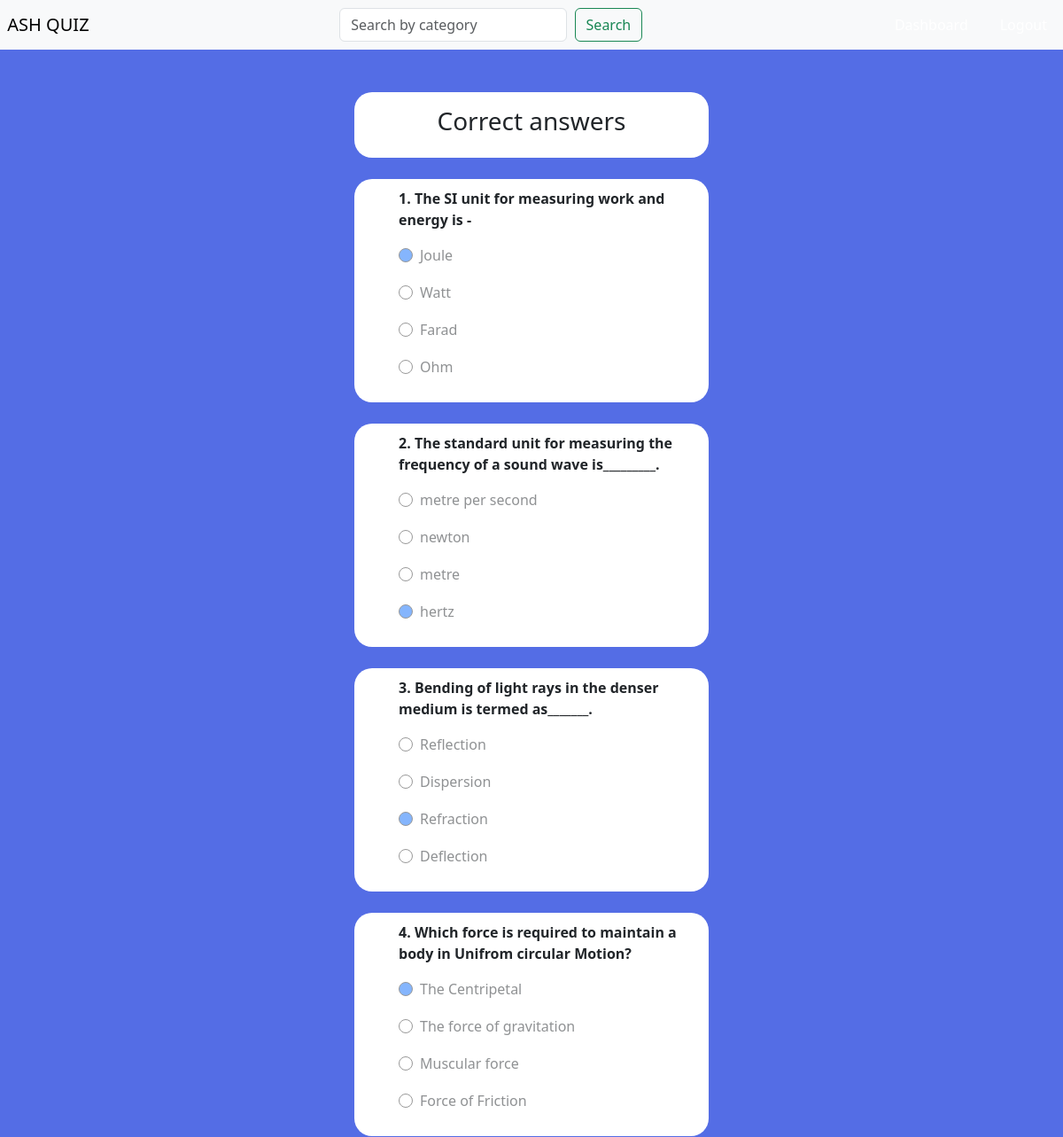
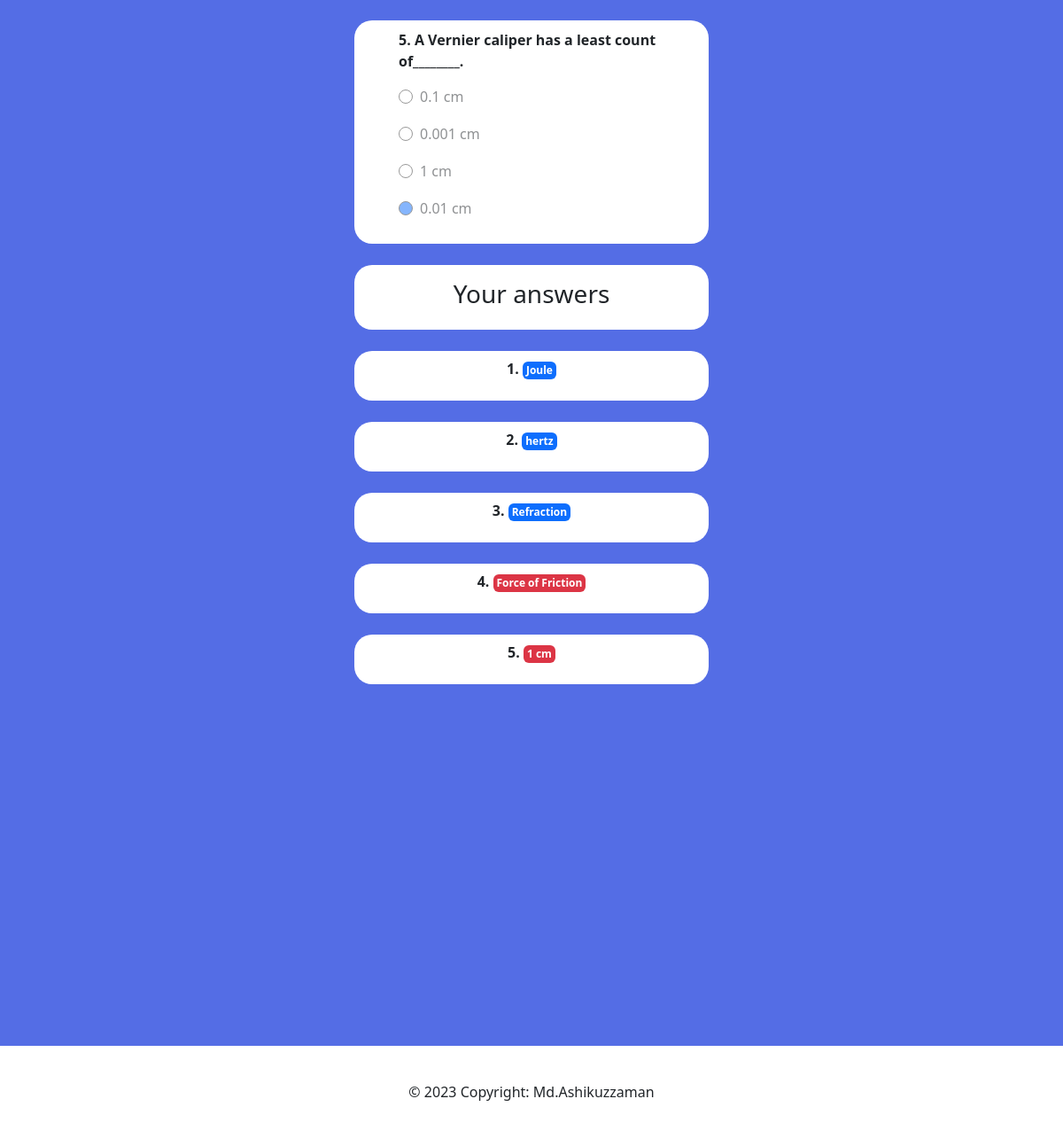
The page /result-details/physics-101-mcq-exam/ (signed in) on the database its author committed (2 pictures, top to bottom).
### base_app/models.py (models this page shows, shortened)
class CorrectAnswer(models.Model):
    option = models.ForeignKey(Option, on_delete=models.CASCADE)
    question = models.ForeignKey(Question, null=True, on_delete=models.SET_NULL)

class Question(models.Model):
    title = models.CharField(max_length=400)
    exam = models.ForeignKey(Exam, on_delete=models.CASCADE)

class Option(models.Model):
    title = models.CharField(max_length=300)
    question = models.ForeignKey(Question, null=True, on_delete=models.CASCADE)

### base_app/views.py (the view)
# urls.py: path('result-details/<exam_slug>/', views.result_details, name='result-details'),
@login_required(login_url='my-login')
def result_details(request, exam_slug):
    exam = Exam.objects.get(slug = exam_slug)
    questions = Question.objects.filter(exam__slug = exam_slug)
    correct_answers = CorrectAnswer.objects.filter(question__in = questions)
    correct_answer_option_titles = [answer.option.title for answer in correct_answers]
    options = Option.objects.all()
    if request.user.is_authenticated:
        try:
            submitted_answer = SubmittedAnswer.objects.get(exam = exam, submit_user = request.user)
            submitted_answers = submitted_answer.submitted_answers.split(', ')
            context = {'questions': questions, 'options': options, 'correct_answers': correct_answers, 'submitted_answers': submitted_answers, 'correct_answer_option_titles': correct_answer_option_titles}
        except SubmittedAnswer.DoesNotExist:
            context = {'questions': questions, 'options': options, 'correct_answers': correct_answers}
    else:
        context = {'questions': questions, 'options': options, 'correct_answers': correct_answers}
    return render(request, 'base_app/result-details.html', context = context)

### base_app/templates/base_app/result-details.html (shortened to what this page needs)
{% extends 'base_app/base.html' %}
{% block content %}
<div class="question-container">
    {% if request.user.is_authenticated%}
        <div class="bg-white shadow-md p-3 small-form-layout text-center">
            <h3>Correct answers</h3>
        </div>
        <br>
    {% endif %}
    <form action="" method="POST">
    {% for correct_answer in correct_answers %}
    <div class="question-card">
        <div class="question-body">
            <p><strong>{{forloop.counter}}. {{correct_answer.question.title}}</strong></p>
            {% for option in options %}
                {% if option.question == correct_answer.question %}
                    <div class="form-check">
                        {% if option == correct_answer.option and option.question == correct_answer.question %}
                            <input class="form-check-input bg-primary" type="radio" name="flexRadioDefault-{{option.question.id}}" id="flexRadioDefault-{{option.question.id}}" value="{{option.title}}" disabled>
                        {% else %}
                            <input class="form-check-input" type="radio" name="flexRadioDefault-{{option.question.id}}" id="flexRadioDefault-{{option.question.id}}" value="{{option.title}}" disabled>
                        {% endif %}
                    <label class="form-check-label" for="flexRadioDefault-{{option.question.id}}">
                        <p>{{option.title}}</p>
                    </label>
                    </div>
                {% endif %}
            {% endfor %}
        </div>
    </div>
    <br>
    {% endfor %}
</form>
{% if request.user.is_authenticated and submitted_answers%}
        <div class="bg-white shadow-md p-3 small-form-layout text-center">
            <h3>Your answers</h3>
        </div>
        <br>
        {% for answer in submitted_answers %}
            <div class="bg-white shadow-md p-2 small-form-layout text-center">
                {% if answer in correct_answer_option_titles %}
                    <p><strong>{{forloop.counter}}. <span class="badge bg-primary p-1">{{answer}}</span></strong></p>
                {% else %}
                    <p><strong>{{forloop.counter}}. <span class="badge bg-danger p-1">{{answer}}</span></strong></p>
                {% endif %}
            </div>
            <br>
        {% endfor %}
{% endif %}
</div>
<br> <br> <br> <br> <br> <br>
{% endblock %}

### static/css/style.css (style rules this page uses)
* { box-sizing: border-box; }
body { background-color: #546de5; background-attachment: fixed; background-position: center center; background-size: cover; }
.question-container { display: flex; flex-direction: column; align-items: center; }
.question-card { width: 400px; background-color: #fff; border-radius: 20px; padding: 10px 20px; }
.question-body { margin-left: 30px; }
.form-check-input { border: var(--bs-border-width) solid #333; }

### base_app/templates/base_app/result-details.html (style rules this page uses)
.small-form-layout { background-color: #546de5; width: 400px; border-radius: 20px; }

### rows shown on the page
CorrectAnswer: question "The SI unit for measuring work and energy is -"
Option: title "Joule"
Option: title "Watt"
Option: title "Farad"
Option: title "Ohm"
CorrectAnswer: question "The standard unit for measuring the frequency of a sound wave is_________."
Option: title "metre per second"
Option: title "newton"
Option: title "metre"
Option: title "hertz"
CorrectAnswer: question "Bending of light rays in the denser medium is termed as_______."
Option: title "Reflection"
Option: title "Dispersion"
Option: title "Refraction"
Option: title "Deflection"
CorrectAnswer: question "Which force is required to maintain a body in Unifrom circular Motion?"
Option: title "The Centripetal"
Option: title "The force of gravitation"
Option: title "Muscular force"
Option: title "Force of Friction"
CorrectAnswer: question "A Vernier caliper has a least count of________."
Option: title "0.1 cm"
Option: title "0.001 cm"
Option: title "1 cm"
Option: title "0.01 cm"

### other values the page prints
{{ answer }} "Joule" "hertz" "Refraction"
{{ answer }} "Force of Friction" "1 cm"
